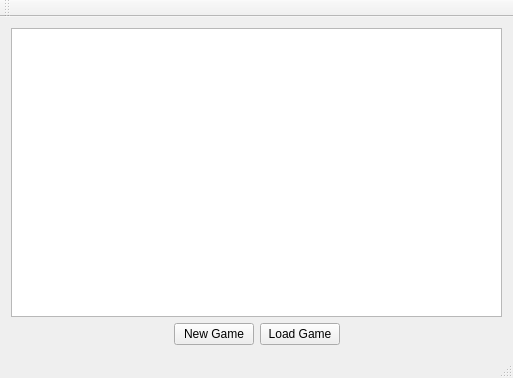
<?xml version="1.0" encoding="UTF-8"?>
<ui version="4.0">
 <class>StartWindow</class>
 <widget class="QMainWindow" name="StartWindow">
  <property name="geometry">
   <rect>
    <x>0</x>
    <y>0</y>
    <width>513</width>
    <height>378</height>
   </rect>
  </property>
  <property name="windowTitle">
   <string>Start</string>
  </property>
  <widget class="QWidget" name="centralWidget">
   <layout class="QGridLayout" name="gridLayout">
    <item row="0" column="0" colspan="4">
     <widget class="QGraphicsView" name="graphicsView"/>
    </item>
    <item row="1" column="3">
     <spacer name="horizontalSpacer_2">
      <property name="orientation">
       <enum>Qt::Horizontal</enum>
      </property>
      <property name="sizeHint" stdset="0">
       <size>
        <width>40</width>
        <height>20</height>
       </size>
      </property>
     </spacer>
    </item>
    <item row="1" column="1">
     <widget class="QPushButton" name="pushButton">
      <property name="text">
       <string>New Game</string>
      </property>
     </widget>
    </item>
    <item row="1" column="0">
     <spacer name="horizontalSpacer">
      <property name="orientation">
       <enum>Qt::Horizontal</enum>
      </property>
      <property name="sizeHint" stdset="0">
       <size>
        <width>40</width>
        <height>20</height>
       </size>
      </property>
     </spacer>
    </item>
    <item row="1" column="2">
     <widget class="QPushButton" name="loadGame">
      <property name="text">
       <string>Load Game</string>
      </property>
     </widget>
    </item>
   </layout>
  </widget>
  <widget class="QMenuBar" name="menuBar">
   <property name="geometry">
    <rect>
     <x>0</x>
     <y>0</y>
     <width>513</width>
     <height>22</height>
    </rect>
   </property>
  </widget>
  <widget class="QToolBar" name="mainToolBar">
   <attribute name="toolBarArea">
    <enum>TopToolBarArea</enum>
   </attribute>
   <attribute name="toolBarBreak">
    <bool>false</bool>
   </attribute>
  </widget>
  <widget class="QStatusBar" name="statusBar"/>
 </widget>
 <layoutdefault spacing="6" margin="11"/>
 <resources/>
 <connections/>
</ui>
